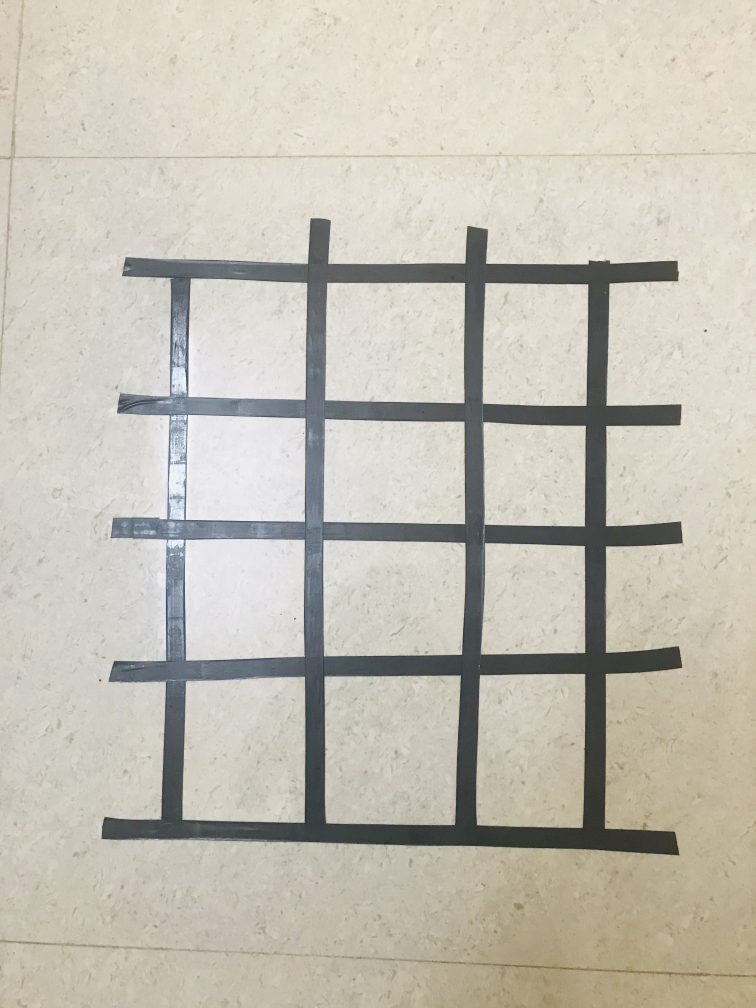
#> input picture bounding_box_labeling/data/sample_image.jpg, 3024 x 4032 px, found by its file name (shown at 1/4 size)
$ python bbox_labeling.py
#> lines starting #> are read from the running program, lines starting #| are printed output that depends on the picture
import cv2
import csv
import sys


SCALE_FACTOR = 1/8

nodes_rect = []
draw = False

image_name = 'sample_image.jpg'
image_org = cv2.resize(cv2.imread('data/{}'.format(image_name)),
                       dsize=(0, 0), fx=SCALE_FACTOR, fy=SCALE_FACTOR)
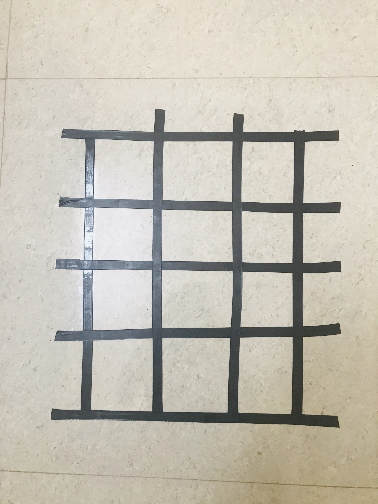
#> image_org: shape (504, 378, 3); mean B, G, R 179.9, 191.3, 195.6

image = image_org.copy()
image_temp = image_org.copy()
image_previous = image_org.copy()
cv2.namedWindow(image_name)
cv2.moveWindow(50, 100)


def label_node(event, x, y, flags, param):
    global nodes_rect, draw, image, image_temp, image_previous
    image_temp = image.copy()
    if event == cv2.EVENT_LBUTTONDOWN:
        nodes_rect.append((x-1, y-1))
        draw = True
    elif event == cv2.EVENT_LBUTTONUP:
        nodes_rect.append((x, y))
        cv2.rectangle(
            image_temp, nodes_rect[-2], nodes_rect[-1], (0, 255, 0), -1)
        cv2.imshow("top view", image_temp)
        draw = False
        image_previous = image.copy()
        image = image_temp.copy()
    elif draw:
        cv2.rectangle(image_temp, nodes_rect[-1], (x, y), (0, 255, 0), -1)
        cv2.imshow("top view", image_temp)


# node labeling
cv2.setMouseCallback("top view", label_node)
while True:
    cv2.imshow("top view", image_temp)
    key = cv2.waitKey(1) & 0xFF
#> (key q is pressed here)
    if key == ord("r"):
        image = image_org.copy()
        image_temp = image_org.copy()
        nodes_rect = []
    elif key == ord("u"):
        image = image_previous.copy()
        image_temp = image_previous.copy()
        cv2.imshow("top view", image_temp)
        del nodes_rect[-2:]
    elif key == ord("q"):
        break

# find center of node and compile the data for csv file
nodes = []
for node_id, i in enumerate(range(0, len(nodes_rect), 2)):
    print(nodes_rect[i], nodes_rect[i+1])
    x1, y1 = nodes_rect[i]
    x2, y2 = nodes_rect[i+1]
    node_x = min(x1, x2) + abs(x1-x2)//2
    node_y = min(y1, y2) + abs(y1-y2)//2
    nodes.append([node_id, (node_x, node_y),
                  nodes_rect[i], nodes_rect[i+1]])
    print(nodes[node_id][1], node_id)

# save top-view with nodes marked on it
font = cv2.FONT_HERSHEY_SIMPLEX
font_scale = 0.5
for i in range(len(nodes)):
    cv2.circle(image_org, nodes[i][1], 2, (0, 255, 0), -1)
    cv2.putText(image_org, str(
        nodes[i][0]), nodes[i][1], font, font_scale, (0, 0, 255), 2)
cv2.imwrite('data/image_labeled.png', image_org)
cv2.imshow('image_with node', image_org)
cv2.waitKey(0)

# write node data to csv file
filename = "data/node_data.csv"
fields = ['nodeNumber', 'nodeCenter', 'nodeRectC1', 'nodeRectC2']
with open(filename, 'w') as csvfile:
    writer = csv.writer(csvfile)
    writer.writerow(fields)
    writer.writerows(nodes)

cv2.destroyAllWindows()
